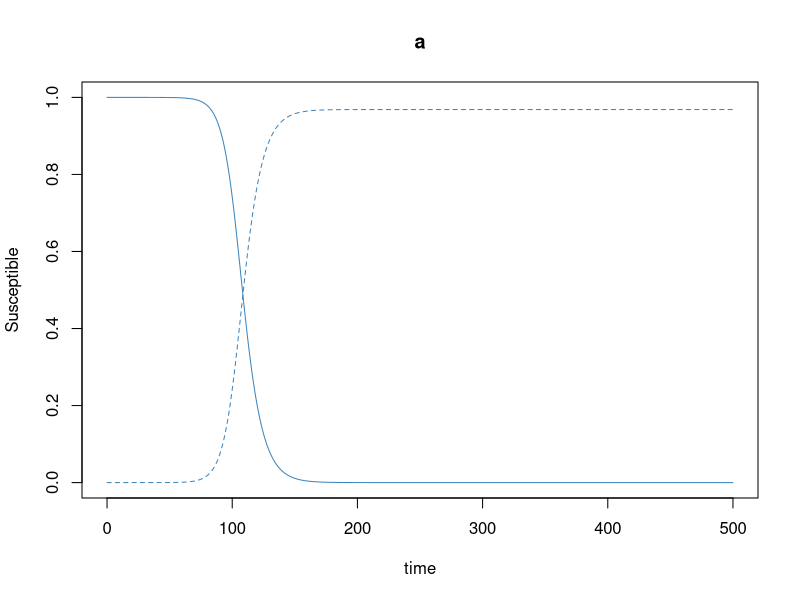
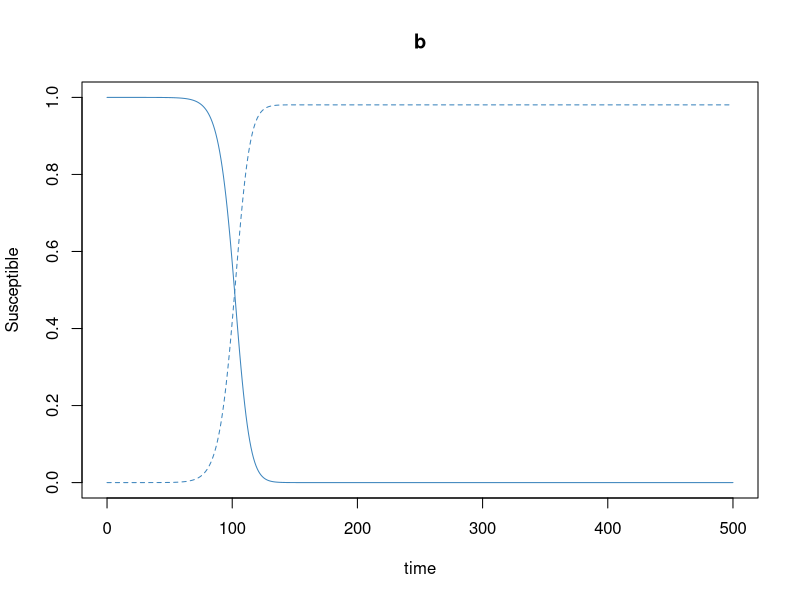
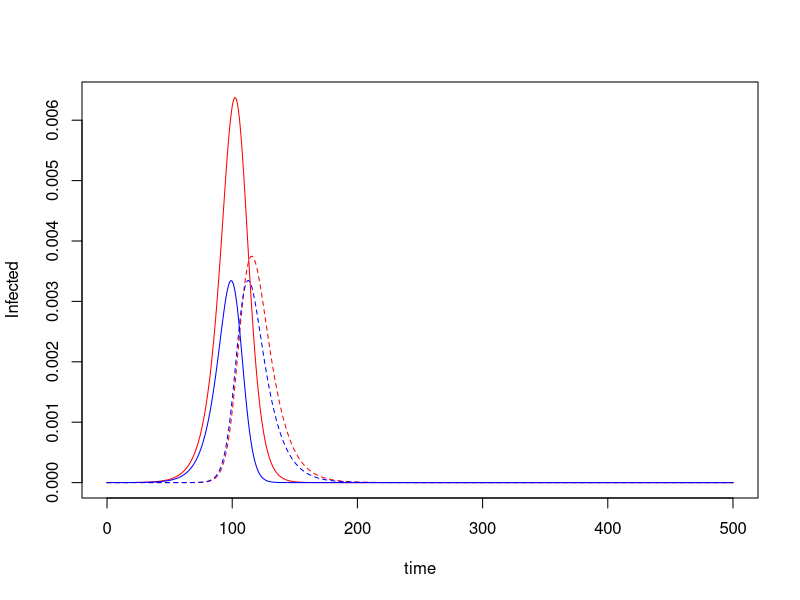
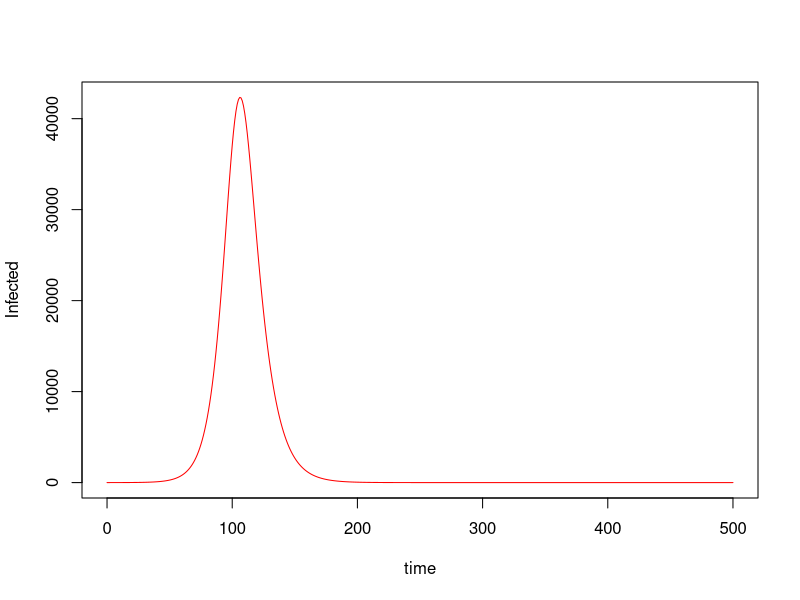
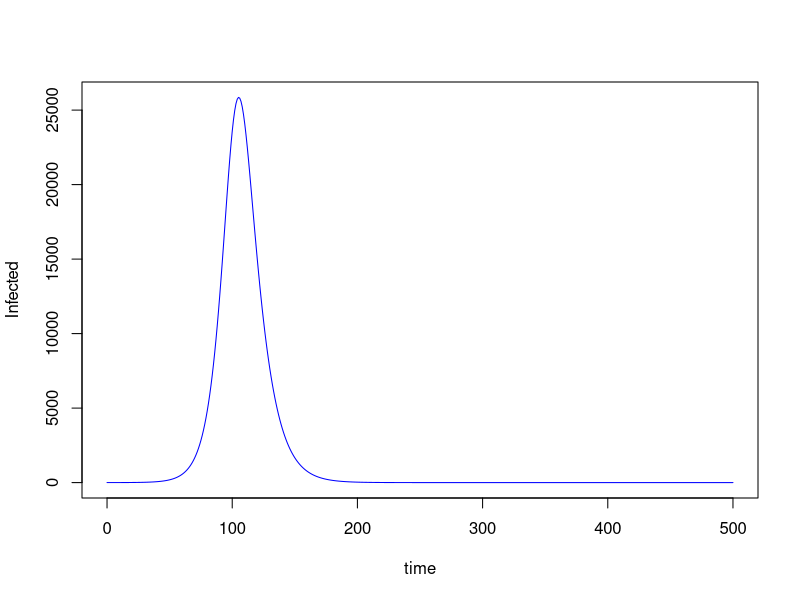
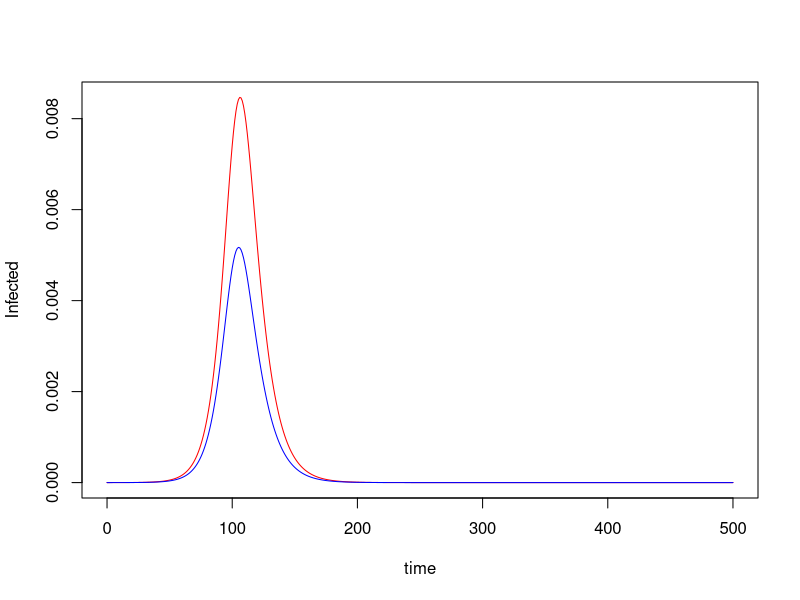
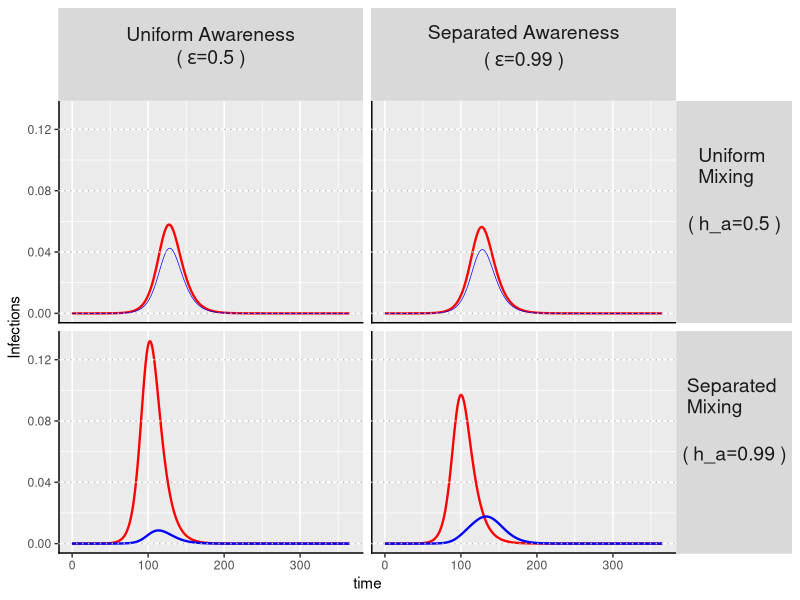

The R script that drew these images, in order:
# adapted from Harris et al.
# https://github.com/mjharris95/divided-disease/blob/main/aware-eqs.R
# https://www.cambridge.org/core/journals/evolutionary-human-sciences/article/social-divisions-and-risk-perception-drive-divergent-epidemics-and-large-later-waves/71613CAF7D03C9F20A8864A59B9BF311#article

library(deSolve)
library(tidyverse)
library(reshape2)

# two group SIR model (A and B); each compartment is split into "Protected (P)" and "Unprotected (U)"
# both groups can adopt protective behavior (i.e. mask usage) in two ways: 1) in response to deaths over a specified time window; 2) through contact with other "protected" individuals
# protective behavior is protective of both transmission and infection
# groups can differ in their rate of contact and their propensity to adopt protective behaviors
# fraction of the population in each group can vary
# homophily (degree to which members of a group mix within group versus outside their group) can vary


sir_two_group_pu <- function(C = NA, C_a = 3, C_b = 3, 
                          trans_p = 0.05, rho=1/10, mu = 0.01, 
                          h_a=.5, kappa=0.03, phi = 0,
                          I0_a=1, I0_b=1, N0 = 10000000, frac_a = 0.5, time = 500,
                          ell = 1, theta = NA, theta_a = 100, theta_b  = 100, 
                          epsilon = NA, epsilon_a = 0.5, epsilon_b = 0.5,
                          omega = NA, omega_a = 0.01, omega_b = 0.01,
                          get_params=FALSE) {
  
  
  if(!is.na(epsilon)){
    epsilon_a<-epsilon
    epsilon_b<-epsilon
  }
  
  if(!is.na(theta)){
    theta_a<-theta
    theta_b<-theta
  }
  
  if(!is.na(omega)){
    omega_a<-omega
    omega_b<-omega
  }
  
  
  if(!is.na(C)){
    C_a<-C
    C_b<-C
  }
  
  N0_a = N0 * frac_a #letting population be constant for now
  N0_b = N0 * (1 - frac_a)
  
  # create contact matrix entries : C_ba = contacts members of a have with members of b
  C_aa = C_a * h_a
  C_ba = C_a * (1 - h_a)
  # by reciprocity
  C_ab = (frac_a * C_ba ) / (1 - frac_a)
  C_bb = max(0, C_b - C_ab)
  
  N_a = N0_a
  N_b = N0_b
  
  #print(c(C_aa, C_ba, C_ab, C_bb))
  
  params<-c("trans_p" = trans_p, 
            "h_a"= h_a, 
            "C_a" = C_a, "C_b" = C_b,
            "C_aa" = C_aa, "C_ab" = C_ab,
            "C_ba" = C_ba, "C_bb" = C_bb,
            "kappa" = kappa,
            "phi"=phi, 
            "rho"=rho, 
            "mu"=mu, "time"=time, 
            "I0_a"=I0_a, "I0_b"=I0_b, 
            "N0_a" = N0_a, "N0_b"= N0_b,
            "ell"=ell,
            "epsilon_a"=epsilon_a, "epsilon_b"=epsilon_b,
            "theta_a"=theta_a, "theta_b"=theta_b) 
  
  state<-c( 
    
    #group a
    SUa<-(N0_a - I0_a),
    SPa<-0,
    IUa<-I0_a,
    IPa<-0,
    RUa<-0,
    RPa<-0,
    DUa<-0,
    DPa<-0,
    
    #group b
    SUb<-N0_b - I0_b,
    SPb<-0,
    IUb<-I0_b,
    IPb<-0,
    RUb<-0,
    RPb<-0,
    DUb<-0,
    DPb<-0
  )
  
  names(state)<- c("SUa", "SPa", "IUa", "IPa", "RUa", "RPa", "DUa", "DPa",
                   "SUb", "SPb", "IUb", "IPb", "RUb", "RPb", "DUb", "DPb")
  
  sir_up<-function(t, state, parameter){
    
    with(as.list(c(parameter, state)), {
      
      
      if(t<ell){
        lag<-rep(0, length(state))
      }
      else{
        lag<-lagvalue(t-ell)
      }
      
      dSUa <- -SUa*trans_p*(C_aa*(IUa/N_a + kappa*IPa/N_a) + C_ba*(IUb/N_b + kappa*IPb/N_b)) + 
        phi * SPa  - 
        theta_a * SUa * (epsilon_a * ((DUa+DPa-lag[which(names(state) == "DUa")]-lag[which(names(state) == "DPa")])/N_a) + 
                           (1-epsilon_a) * ((DUb+DPb-lag[which(names(state) == "DUb")]-lag[which(names(state) == "DPb")])/N_b) ) -
        omega_a * SUa * (C_aa *((SPa + IPa + RPa)/N_a) + (C_ba)*((SPb + IPb + RPb)/N_b))
      
 
      dSPa <- -SPa*kappa*trans_p*(C_aa*(IUa/N_a + kappa*IPa/N_a) + C_ba*(IUb/N_b + kappa*IPb/N_b)) - 
        phi * SPa +
        theta_a * SUa * (epsilon_a * ((DUa+DPa-lag[which(names(state) == "DUa")]-lag[which(names(state) == "DPa")])/N_a) + 
                           (1-epsilon_a) * ((DUb+DPb-lag[which(names(state) == "DUb")]-lag[which(names(state) == "DPb")])/N_b) ) +
        omega_a * SUa * (C_aa *((SPa + IPa + RPa)/N_a) + (C_ba)*((SPb + IPb + RPb)/N_b))
      
      dIUa <- SUa*trans_p*(C_aa*(IUa/N_a + kappa*IPa/N_a) + C_ba*(IUb/N_b + kappa*IPb/N_b))  + 
        phi * IPa -
        (rho) * IUa -
        theta_a * IUa * (epsilon_a * ((DUa+DPa-lag[which(names(state) == "DUa")]-lag[which(names(state) == "DPa")])/N_a) + 
                           (1-epsilon_a) * ((DUb+DPb-lag[which(names(state) == "DUb")]-lag[which(names(state) == "DPb")])/N_b) ) -
        omega_a * IUa * (C_aa *((SPa + IPa + RPa)/N_a) + (C_ba)*((SPb + IPb + RPb)/N_b))
      
      dIPa <- SPa*trans_p*kappa*(C_aa*(IUa/N_a + kappa*IPa/N_a) + C_ba*(IUb/N_b + kappa*IPb/N_b)) - 
        phi * IPa -
        (rho) * IPa +
        theta_a * IUa * (epsilon_a * ((DUa+DPa-lag[which(names(state) == "DUa")]-lag[which(names(state) == "DPa")])/N_a) + 
                           (1-epsilon_a) * ((DUb+DPb-lag[which(names(state) == "DUb")]-lag[which(names(state) == "DPb")])/N_b) ) +
        omega_a * IUa * (C_aa *((SPa + IPa + RPa)/N_a) + (C_ba)*((SPb + IPb + RPb)/N_b))
      
      dRUa <- rho * (1-mu) * IUa  + phi * RPa  -
        theta_a * RUa * (epsilon_a * ((DUa+DPa-lag[which(names(state) == "DUa")]-lag[which(names(state) == "DPa")])/N_a) + 
                           (1-epsilon_a) * ((DUb+DPb-lag[which(names(state) == "DUb")]-lag[which(names(state) == "DPb")])/N_b) ) -
        omega_a * RUa * (C_aa *((SPa + IPa + RPa)/N_a) + (C_ba)*((SPb + IPb + RPb)/N_b))
      
      dRPa <- rho * (1-mu) * IPa  - phi * RPa  +
        theta_a * RUa * (epsilon_a * ((DUa+DPa-lag[which(names(state) == "DUa")]-lag[which(names(state) == "DPa")])/N_a) + 
                           (1-epsilon_a) * ((DUb+DPb-lag[which(names(state) == "DUb")]-lag[which(names(state) == "DPb")])/N_b) ) +
        omega_a * RUa * (C_aa *((SPa + IPa + RPa)/N_a) + (C_ba)*((SPb + IPb + RPb)/N_b))
      
      dDUa <- rho*mu*IUa
      
      dDPa <- rho*mu*IPa
      
      
      #transitions for group b
      
      dSUb <- -SUb*trans_p*(C_ab*(IUa/N_a + kappa*IPa/N_a) + C_bb*(IUb/N_b + kappa*IPb/N_b))  + phi * SPb - 
        theta_b * SUb * ((1-epsilon_b) * ((DUa+DPa-lag[which(names(state) == "DUa")]-lag[which(names(state) == "DPa")])/N_a) + 
                           (epsilon_b) * ((DUb+DPb-lag[which(names(state) == "DUb")]-lag[which(names(state) == "DPb")]) / N_b)) -
        omega_b * SUb * (C_ab *((SPa + IPa + RPa)/N_a) + (C_bb)*((SPb + IPb + RPb)/N_b))
      
      dSPb <- -trans_p*kappa*SPb*(C_ab*(IUa/N_a + kappa*IPa/N_a) + C_bb*(IUb/N_b + kappa*IPb/N_b))  - phi * SPb +
        theta_b * SUb * ((1-epsilon_b) * ((DUa+DPa-lag[which(names(state) == "DUa")]-lag[which(names(state) == "DPa")])/N_a) + 
                           (epsilon_b) * ((DUb+DPb-lag[which(names(state) == "DUb")]-lag[which(names(state) == "DPb")]) / N_b)) +
        omega_b * SUb * (C_ab *((SPa + IPa + RPa)/N_a) + (C_bb)*((SPb + IPb + RPb)/N_b))
      
      dIUb <- trans_p*SUb*(C_ab*(IUa/N_a + kappa*IPa/N_a) + C_bb*(IUb/N_b + kappa*IPb/N_b)) + phi * IPb -
        (rho) * IUb -
        theta_b * IUb * ((1-epsilon_b) * ((DUa+DPa-lag[which(names(state) == "DUa")]-lag[which(names(state) == "DPa")])/N_a) + 
                           (epsilon_b) * ((DUb+DPb-lag[which(names(state) == "DUb")]-lag[which(names(state) == "DPb")]) / N_b)) -
        omega_b * IUb * (C_ab *((SPa + IPa + RPa)/N_a) + (C_bb)*((SPb + IPb + RPb)/N_b))
      
      dIPb <- trans_p*kappa*SPb*(C_ab*(IUa/N_a + kappa*IPa/N_a) + C_bb*(IUb/N_b + kappa*IPb/N_b)) - phi * IPb -
        (rho) * IPb +
        theta_b * IUb * ((1-epsilon_b) * ((DUa+DPa-lag[which(names(state) == "DUa")]-lag[which(names(state) == "DPa")])/N_a) + 
                           (epsilon_b) * ((DUb+DPb-lag[which(names(state) == "DUb")]-lag[which(names(state) == "DPb")]) / N_b)) +
        omega_b * IUb * (C_ab *((SPa + IPa + RPa)/N_a) + (C_bb)*((SPb + IPb + RPb)/N_b))
      
      dRUb <- (1-mu) * rho * IUb + phi * RPb -
        theta_b * RUb * ((1-epsilon_b) * ((DUa+DPa-lag[which(names(state) == "DUa")]-lag[which(names(state) == "DPa")])/N_a) + 
                           (epsilon_b) * ((DUb+DPb-lag[which(names(state) == "DUb")]-lag[which(names(state) == "DPb")]) / N_b)) -
        omega_b * RUb * (C_ab *((SPa + IPa + RPa)/N_a) + (C_bb)*((SPb + IPb + RPb)/N_b))
      
      dRPb <- (1-mu) * rho * IPb  - phi * RPb +
        theta_b * RUb * ((1-epsilon_b) * ((DUa+DPa-lag[which(names(state) == "DUa")]-lag[which(names(state) == "DPa")])/N_a) + 
                           (epsilon_b) * ((DUb+DPb-lag[which(names(state) == "DUb")]-lag[which(names(state) == "DPb")]) / N_b)) +
        omega_b * RUb * (C_ab *((SPa + IPa + RPa)/N_a) + (C_bb)*((SPb + IPb + RPb)/N_b))
      
      dDUb <- rho*mu*IUb
      
      dDPb <- rho*mu*IPb
      
      
      return(list(c(dSUa, dSPa, dIUa, dIPa, dRUa, dRPa, dDUa, dDPa,
                    dSUb, dSPb, dIUb, dIPb, dRUb, dRPb, dDUb, dDPb
      )))
    })
  }
  
  times<-seq(from=0, to=time, by=1)
  
  as.data.frame(dede(state, times, sir_up, params))->sim
  
  if(get_params){
    return(list(sim=sim, params=params))
  }
  
  else{
    return(sim)
  }
  
  
  
}

#### test run ####

N0 = 10000000; frac_a = 0.5
N_a = frac_a*N0; N_b = N0 - N_a

ls<-sir_two_group_pu(C = NA, C_a = 5, C_b = 3, 
                     trans_p = 0.05, rho=1/10, mu = 0.01, 
                     h_a=0.5, kappa=0.3, phi = 0,
                     I0_a=1, I0_b=1, N0 = N0, frac_a = frac_a, time = 500,
                     theta_a = 20, theta_b = 100, epsilon = 0.5,
                     omega_a = 0.02, omega_b = 0.08,
                     get_params=TRUE)
sim<-ls$sim


plot(SUa/N_a~time, data=sim, type="l", col="#3D85BD", ylab="Susceptible", main="a", ylim = c(0,1))
lines(SPa/N_a~time, data=sim, col="#3D85BD", lty=2)
plot(SUb/N_b~time, data=sim, col="#3D85BD", type="l", main="b", ylab="Susceptible", ylim = c(0,1))
lines(SPb/N_b~time, data=sim, col="#3D85BD", lty=2)


plot(IUa/N_a~time, data=sim, type="l", col="red", ylab="Infected")
lines(IPa/N_a~time, data=sim, col="red", lty=2)
lines(IUb/N_b~time, data=sim, col="blue", type="l", ylab="Infected")
lines(IPb/N_b~time, data=sim, col="blue", lty=2)


plot((IUa + IPa)~time, data=sim, type="l", col="red", ylab="Infected")
plot((IUb+IPb)~time, data=sim, type="l", col="blue", ylab="Infected")

plot((IUa+IPa)/N_a~time, data=sim, type="l", col="red", ylab="Infected")
lines((IUb+IPb)/N_b~time, data=sim, col="blue", type="l", ylab="Infected")

#### simulate across parameters ####

# intial conditions
N0 = 10000000 # population size
frac_a = 0.5 # fraction in group A
N_a = frac_a*N0; N_b = N0 - N_a
I0_a = 1 #intial infected in A
I0_b = 1 # intial infected in B

# parameters
C_a = 5; C_b = 3 # average number of contacts per day 
trans_p = 0.05 # probability of transmission given contact
rho = 1/10 # 1 / infectious period
mu = 0.01 # probability of dying following infection
kappa = 0.3 # reducting in transmission and infection due to protective behavior
phi = 0 # waning rate of protective behavior

time = 365 # time steps for simulation
theta_a = 100 # responsiveness to deaths for adopting protective behavior in group A
theta_b = 100 # responsiveness to deaths for adopting protective behavior in group B 
omega_a = 0.02 # group A's rate of adopting protective behavior based on contact with protected individuals 
omega_b = 0.02 # group B's rate of adopting protective behavior based on contact with protected individuals 

h_a = c(.5, .99) # measure of homiphily in group A
epsilon = c(.5, .99) #


expand.grid(h_a=h_a, epsilon=epsilon)  %>%
  data.frame() %>%
  apply(1, function(par) sir_two_group_pu(C = NA, C_a = C_a, C_b = C_b, 
                                          trans_p = trans_p, rho=rho, mu = mu, 
                                          h_a=par[["h_a"]],
                                          kappa=kappa, phi = phi,
                                          I0_a=I0_a, I0_b=I0_b, N0 = N0, frac_a = frac_a, 
                                          time = time,
                                          theta_a = theta_a, 
                                          theta_b = theta_b, 
                                          epsilon=par[["epsilon"]],
                                          omega_a = omega_a, omega_b = omega_b) %>% 
          cbind(h_a=par[["h_a"]], epsilon=par[["epsilon"]])) %>% 
  do.call(rbind, .) %>%
  mutate(eps_descript = ifelse(epsilon==.5, "Uniform Awareness", 
                               ifelse(epsilon==.99,"Separated Awareness",
                                      " "))) %>%
  mutate(h_descript = ifelse(h_a==.5, "Uniform \nMixing", 
                             ifelse(h_a==.99,"Separated \nMixing",
                                    " "))) -> df

line_sz<-.8

ggplot(df) +
  geom_line(aes(x=time, y=(IUa+IPa)/N_a), size=line_sz, color="red") + 
  geom_line(aes(x=time, y=(IUb+IPb)/N_b, size=as.factor(h_a)), color="blue")+
  annotate("segment", x=-Inf, xend=Inf, y=-Inf, yend=-Inf, size=1)+
  annotate("segment", x=-Inf, xend=-Inf, y=-Inf, yend=Inf, size=1)+
  geom_hline(yintercept=c(0,.04,.08, .12), linetype="dotted", color="gray")+
  facet_grid(h_a+h_descript~epsilon+eps_descript, 
             labeller=label_bquote(
               cols=atop(atop(phantom(), .(eps_descript)), atop("("~epsilon==.(epsilon)~")", phantom())),
               rows=atop(atop(.(h_descript), ""), atop("("~h_a==.(h_a)~")", phantom()))))+
  ylab("Infections")+
  theme(strip.text.y = element_text(angle = 0))+scale_y_continuous(breaks=c(0, .04, .08, .12))+
  scale_size_manual(values=c("0.5"=.3*line_sz, "0.99"=line_sz), guide="none", na.value = line_sz)+
  scale_colour_manual(name="", 
                      labels = c(expression("group"~italic(a)), expression("group"~italic(b))),
                      values = c("group *a*"="red", "group *b*"="blue"))+
  theme(strip.text=element_text(size=20))
